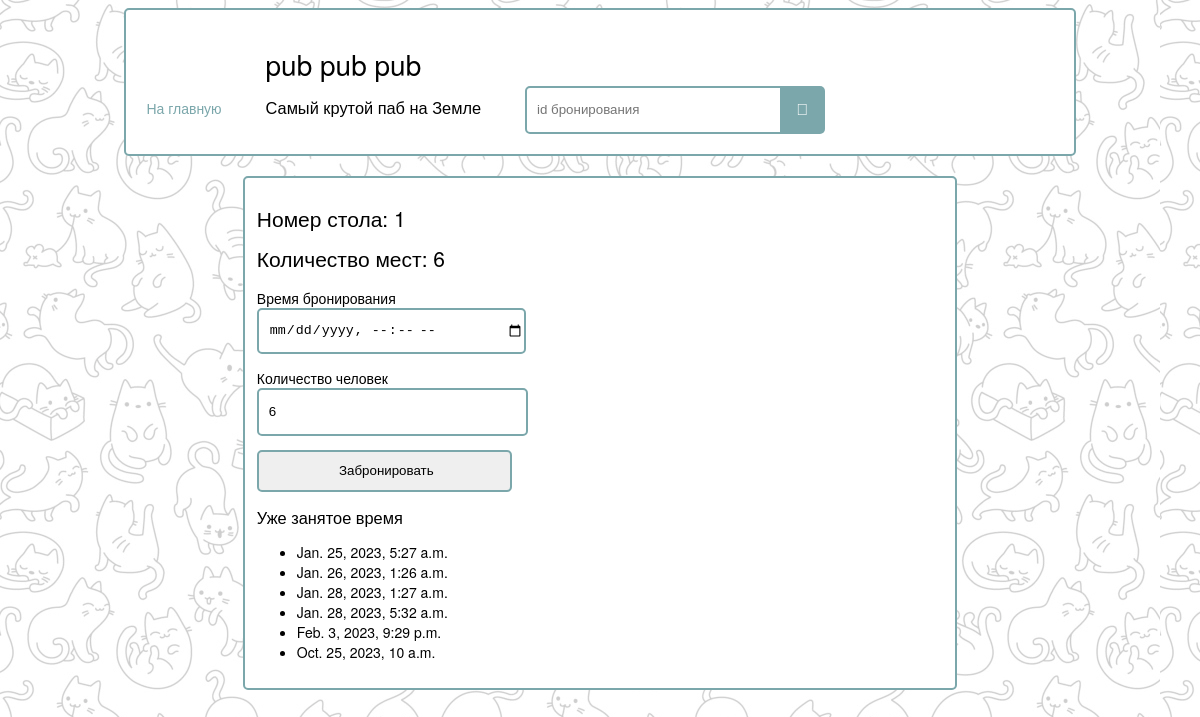
Page /pub/table/1 on the committed database.
### pub/models.py (models this page shows)
class TableModel(models.Model):
    id = models.IntegerField(primary_key=True)
    max_person_count = models.IntegerField(null=False)

class BookedModel(models.Model):
    booked_date = models.DateTimeField()
    booked_uid = models.UUIDField(default=uuid.uuid4, primary_key=True, editable=False)
    table_id = models.IntegerField()
    person_count = models.IntegerField()

### pub/views.py (the view, shortened to what this page needs)
# urls.py: path('table/<int:pk>', views.booking_table, name='table-detail'),
def booking_table(request, pk):
    table = TableModel.objects.get(pk=pk)
    form = FormEntity(person_count=table.max_person_count, table_id=table.id)
    bookings = BookedModel.objects.filter(table_id=table.id).order_by('booked_date')
    return render(request, 'pub/tablemodel_detail.html', {'tablemodel': table, 'form': form, 'bookings': bookings})

### pub/templates/pub/tablemodel_detail.html (shortened to what this page needs)
{% extends "base_generic.html" %}
{% block content %}
    <div class="pub-booking pub-div-border">
        <h2>Номер стола: {{ tablemodel.id }}</h2>
        <h2>Количество мест: {{ tablemodel.max_person_count }}</h2>
        <form action="" method="post">
            <p>
                <label for="id_booked_date">Время бронирования</label>
                <input type="datetime-local" name="booked_date">
            </p>
            <p>
                <label for="id_person_count">Количество человек</label>
                <input type="number" name="person_count" value="{{ tablemodel.max_person_count }}">
            </p>
            <input type="submit" value="Забронировать">
        </form>
        {% if bookings %}
        <h3>Уже занятое время</h3>
        <ul>
            {% for booking in bookings %}
                <li>
                    {{ booking.booked_date }}
                </li>
            {% endfor %}
        </ul>
        {% else %}
        <h3>Бронирований еще нет</h3>
        {% endif %}
    </div>
{% endblock %}

### pub/templates/base_generic.html (shortened to what this page needs)
<!DOCTYPE html>
<html lang="en">
<head>
    {% load static %}
    <link rel="stylesheet" href="{% static 'css/pub_styles.css' %}">
</head>
<body>
<div class="header-container pub-div-border">
    <div class="pub-sidebar">
        {% block sidebar %}
            <ul class="pub-sidebar-nav">
                <li><a href="{% url 'index' %}">На главную</a></li>
            </ul>
        {% endblock %}
    </div>
    <div class="pub-post-header">
        <h1>pub pub pub</h1>
        <h3>Самый крутой паб на Земле</h3>
    </div>
    <div class="pub-search">
        <form action="{% url 'search' %}" method="post">
            <input type="text" placeholder="id бронирования" name="booked_id">
            <button type="submit"></button>
        </form>
    </div>
</div>
<div class="pub-content-container">
    {% block content %}{% endblock %}
</div>
</body>
</html>

### static/css/pub_styles.css (style rules this page uses)
.pub-sidebar-nav { padding: 0; list-style: none; }
.header-container { margin: 0 auto; width: 80%; }
.pub-sidebar { margin: 20px; display: inline-block; }
.pub-post-header { margin: 20px; display: inline-block; }
.pub-search { margin: 20px; display: inline-block; min-width: 20%; }
.pub-content-container { margin: 20px; }
.pub-booking { width: 60%; margin: 0 auto; padding: 1%; }
.pub-div-border { border: 2px solid #7BA7AB; border-radius: 5px; outline: none; background-color: white; }
body { font-family: "Helvetica Neue", Helvetica, Arial, sans-serif; font-size: 14px; line-height: 1.42857143; background-image: url("/static/images/main-background.jpg"); }
.h1, .h2, .h3, .h4, .h5, .h6, h1, h2, h3, h4, h5, h6 { font-family: inherit; font-weight: 500; line-height: 1.1; color: inherit; }
form { position: relative; width: 300px; }
input { width: 85%; height: 42px; padding-left: 10px; border: 2px solid #7BA7AB; border-radius: 5px; outline: none; }
button { position: absolute; right: 0; width: 15%; height: 100%; border: none; background: #7BA7AB; border-radius: 0 5px 5px 0; cursor: pointer; }
button:before { content: "\f002"; font-size: 16px; color: white; }
a.text:active, a.text:hover, a.text, a { position: relative; text-decoration: none; color: #7BA7AB; }

### rows in the picture
TableModel: id "1", max_person_count "6", person_count "6"
BookedModel: booked_date "Jan. 25, 2023, 5:27 a.m."
BookedModel: booked_date "Jan. 26, 2023, 1:26 a.m."
BookedModel: booked_date "Jan. 28, 2023, 1:27 a.m."
BookedModel: booked_date "Jan. 28, 2023, 5:32 a.m."
BookedModel: booked_date "Feb. 3, 2023, 9:29 p.m."
BookedModel: booked_date "Oct. 25, 2023, 10 a.m."
